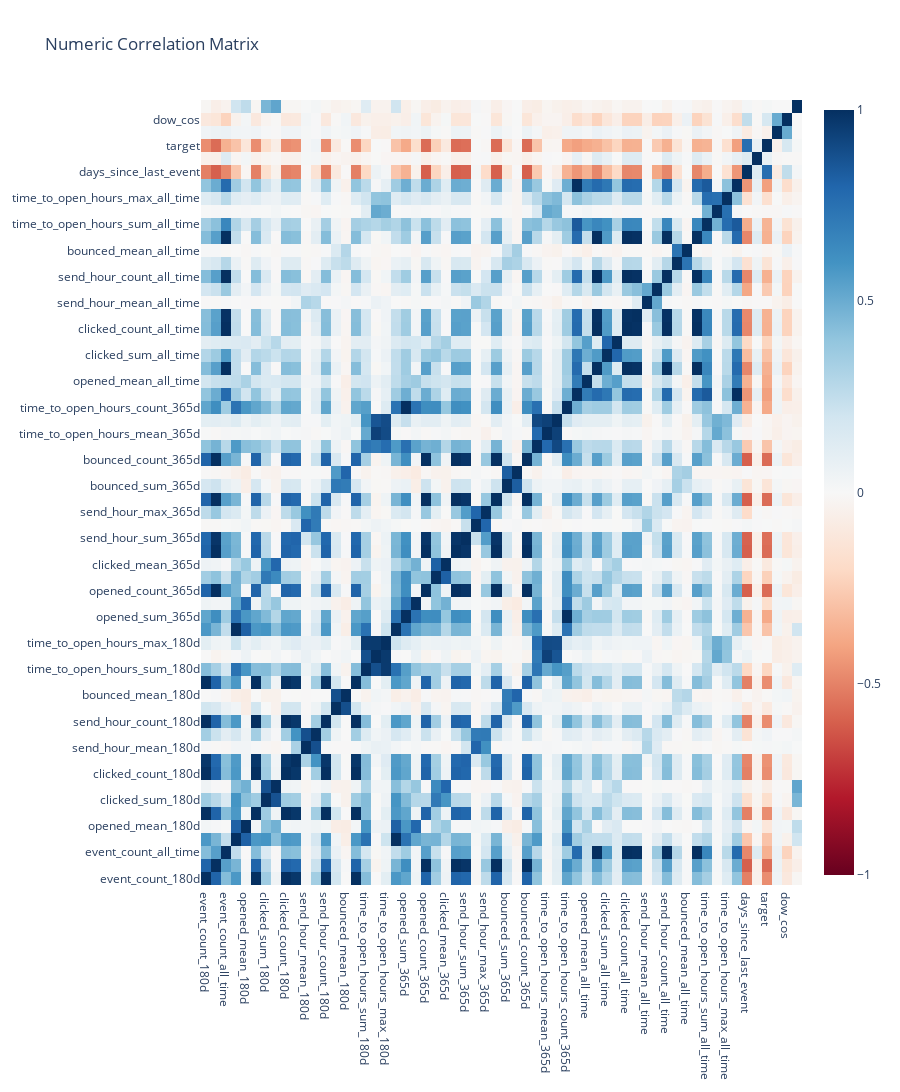

Write notebook code for a chart like this one.
### Markdown cell above
## 4.2 Numeric Correlation Matrix

**📖 How to Read the Heatmap:**
- **Red (+1)**: Perfect positive correlation - features move together
- **Blue (-1)**: Perfect negative correlation - features move opposite
- **White (0)**: No linear relationship

**⚠️ Multicollinearity Warning:**
- Pairs with |r| > 0.7 may cause issues in linear models
- Consider removing one feature from highly correlated pairs
- Tree-based models are more robust to multicollinearity

### Code cell
numeric_cols = [
    name for name, col in findings.columns.items()
    if col.inferred_type in [ColumnType.NUMERIC_CONTINUOUS, ColumnType.NUMERIC_DISCRETE, ColumnType.TARGET]
    and name not in TEMPORAL_METADATA_COLS
]

if len(numeric_cols) >= 2:
    corr_matrix = df[numeric_cols].corr()
    fig = charts.heatmap(
        corr_matrix.values,
        x_labels=numeric_cols,
        y_labels=numeric_cols,
        title="Numeric Correlation Matrix"
    )
    display_figure(fig)
else:
    print("Not enough numeric columns for correlation analysis.")

### Figure 1 — Plotly figure (JSON) as saved in the notebook; plotly's stock layout.template omitted (floating-point values rounded to 4 significant figures; data arrays with more than 128 entries replaced by an {"elided": "..."} marker saying what was removed)
{"data": [{"colorscale": [[0, "rgb(103,0,31)"], [0.1, "rgb(178,24,43)"], [0.2, "rgb(214,96,77)"], [0.3, "rgb(244,165,130)"], [0.4, "rgb(253,219,199)"], [0.5, "rgb(247,247,247)"], [0.6, "rgb(209,229,240)"], [0.7, "rgb(146,197,222)"], [0.8, "rgb(67,147,195)"], [0.9, "rgb(33,102,172)"], [1, "rgb(5,48,97)"]], "type": "heatmap", "x": ["event_count_180d", "event_count_365d", "event_count_all_time", "opened_sum_180d", "opened_mean_180d", "opened_count_180d", "clicked_sum_180d", "clicked_mean_180d", "clicked_count_180d", "send_hour_sum_180d", "send_hour_mean_180d", "send_hour_max_180d", "send_hour_count_180d", "bounced_sum_180d", "bounced_mean_180d", "bounced_count_180d", "time_to_open_hours_sum_180d", "time_to_open_hours_mean_180d", "time_to_open_hours_max_180d", "time_to_open_hours_count_180d", "opened_sum_365d", "opened_mean_365d", "opened_count_365d", "clicked_sum_365d", "clicked_mean_365d", "clicked_count_365d", "send_hour_sum_365d", "send_hour_mean_365d", "send_hour_max_365d", "send_hour_count_365d", "bounced_sum_365d", "bounced_mean_365d", "bounced_count_365d", "time_to_open_hours_sum_365d", "time_to_open_hours_mean_365d", "time_to_open_hours_max_365d", "time_to_open_hours_count_365d", "opened_sum_all_time", "opened_mean_all_time", "opened_count_all_time", "clicked_sum_all_time", "clicked_mean_all_time", "clicked_count_all_time", "send_hour_sum_all_time", "send_hour_mean_all_time", "send_hour_max_all_time", "send_hour_count_all_time", "bounced_sum_all_time", "bounced_mean_all_time", "bounced_count_all_time", "time_to_open_hours_sum_all_time", "time_to_open_hours_mean_all_time", "time_to_open_hours_max_all_time", "time_to_open_hours_count_all_time", "days_since_last_event", "days_since_first_event", "target", "dow_sin", "dow_cos", "clicked_momentum_180_365"], "y": ["event_count_180d", "event_count_365d", "event_count_all_time", "opened_sum_180d", "opened_mean_180d", "opened_count_180d", "clicked_sum_180d", "clicked_mean_180d", "clicked_count_180d", "send_hour_sum_180d", "send_hour_mean_180d", "send_hour_max_180d", "send_hour_count_180d", "bounced_sum_180d", "bounced_mean_180d", "bounced_count_180d", "time_to_open_hours_sum_180d", "time_to_open_hours_mean_180d", "time_to_open_hours_max_180d", "time_to_open_hours_count_180d", "opened_sum_365d", "opened_mean_365d", "opened_count_365d", "clicked_sum_365d", "clicked_mean_365d", "clicked_count_365d", "send_hour_sum_365d", "send_hour_mean_365d", "send_hour_max_365d", "send_hour_count_365d", "bounced_sum_365d", "bounced_mean_365d", "bounced_count_365d", "time_to_open_hours_sum_365d", "time_to_open_hours_mean_365d", "time_to_open_hours_max_365d", "time_to_open_hours_count_365d", "opened_sum_all_time", "opened_mean_all_time", "opened_count_all_time", "clicked_sum_all_time", "clicked_mean_all_time", "clicked_count_all_time", "send_hour_sum_all_time", "send_hour_mean_all_time", "send_hour_max_all_time", "send_hour_count_all_time", "bounced_sum_all_time", "bounced_mean_all_time", "bounced_count_all_time", "time_to_open_hours_sum_all_time", "time_to_open_hours_mean_all_time", "time_to_open_hours_max_all_time", "time_to_open_hours_count_all_time", "days_since_last_event", "days_since_first_event", "target", "dow_sin", "dow_cos", "clicked_momentum_180_365"], "z": {"elided": "60x60 float values"}, "zmid": 0}], "layout": {"height": 1500, "title": {"text": "Numeric Correlation Matrix"}}}
